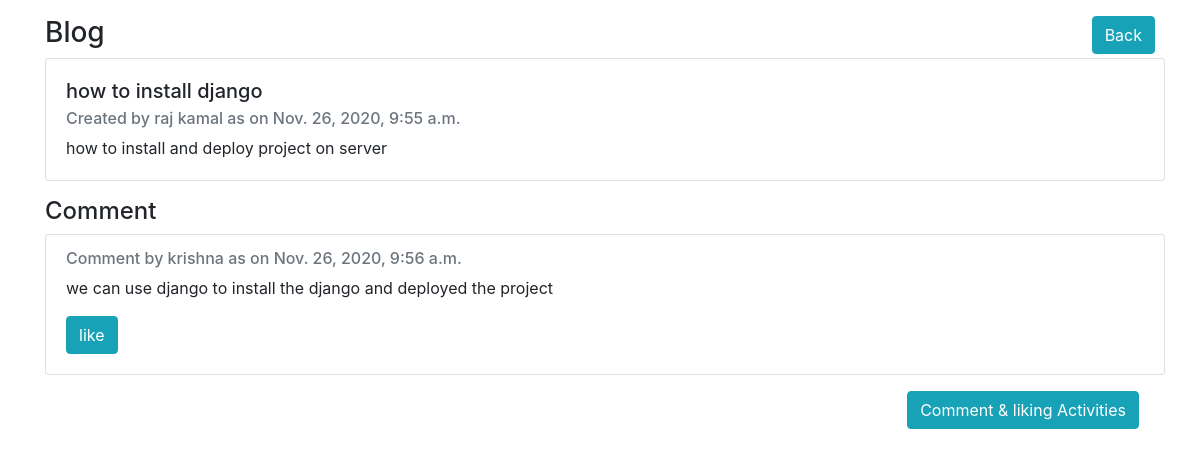
/blog_post/3/post_wise_details/, run on the app's committed database.
### blog_post/models.py (models this page shows, shortened)
class Post(models.Model):
    created_by=models.CharField(max_length=80)
    title = models.CharField(max_length=80)
    body = models.TextField()
    pub_date = models.DateTimeField('date published', auto_now_add=True)

class Comment(models.Model):
    post = models.ForeignKey(Post, on_delete=models.CASCADE)
    comment_by=models.CharField(max_length=80,blank=True,null=True)
    body = models.TextField()
    like_status = models.CharField(max_length=100, choices=LIKING_STATUS, default='no response')
    pub_date = models.DateTimeField('date published', auto_now_add=True)

### blog_post/views.py (the view)
# urls.py: path('<int:id>/post_wise_details/',post_wise_details, name='post_wise_details'),
def post_wise_details(request,id=None):
    context={}
    post_obj = get_object_or_404(Post, pk=id)
    context["post_obj"]=post_obj
    return render(request,'blog_post/post_wise_details.html', {'post_obj': post_obj})

### blog/templates/blog_post/post_wise_details.html (shortened to what this page needs)
{% extends 'main_base.html' %}
{% load static %}
{% block content %}
<div class="row">
    <div class="col-sm-12">
    <p>
      <div class="float-left"><h3>Blog</h3></div>
      <a class="btn btn-info float-right" href="{%  url 'post_details' %}">Back</a>
    </p>
        <div class="table-responsive-sm">
          <table class="table table-bordered">
            <div class="card" style="width: 70rem;">
            <div class="card-body">
              <h5 class="card-title">{{post_obj.title}}</h5>
              <h6 class="card-subtitle mb-2 text-muted">Created by {{post_obj.created_by}} as on {{post_obj.pub_date}}</h6>
              <p class="card-text">{{post_obj.body}}
              </p>
            </div>
            </div>
          </table>
            <h4>Comment</h4>
            {% for comment in post_obj.comment_set.all %}
            <table class="table table-bordered">
            <div class="card" style="width: 70rem;">
            <div class="card-body">
              <h6 class="card-subtitle mb-2 text-muted">Comment by {{comment.comment_by}} as on {{comment.pub_date}}</h6>
              <p class="card-text">{{comment.body}}
              </p>
              <a class="btn btn-info float-left btn mr-3" href="{%  url 'comment_edit' comment.id %}">{{comment.like_status}}</a>
            </div>
            </div>
          </table>
          {% endfor%}
          <a class="btn btn-info float-right btn mr-3" href="{%  url 'comment_add' post_obj.id %}">Comment & liking Activities</a>
        </div>
    </div>
</div>
{% endblock content %}

### data on the page
Post: title "how to install django", created_by "raj kamal", pub_date "Nov. 26, 2020, 9:55 a.m.", body "how to install and deploy project on server"
Comment: comment_by "krishna", pub_date "Nov. 26, 2020, 9:56 a.m.", body "we can use django to install the django and deployed the project", like_status "like"
